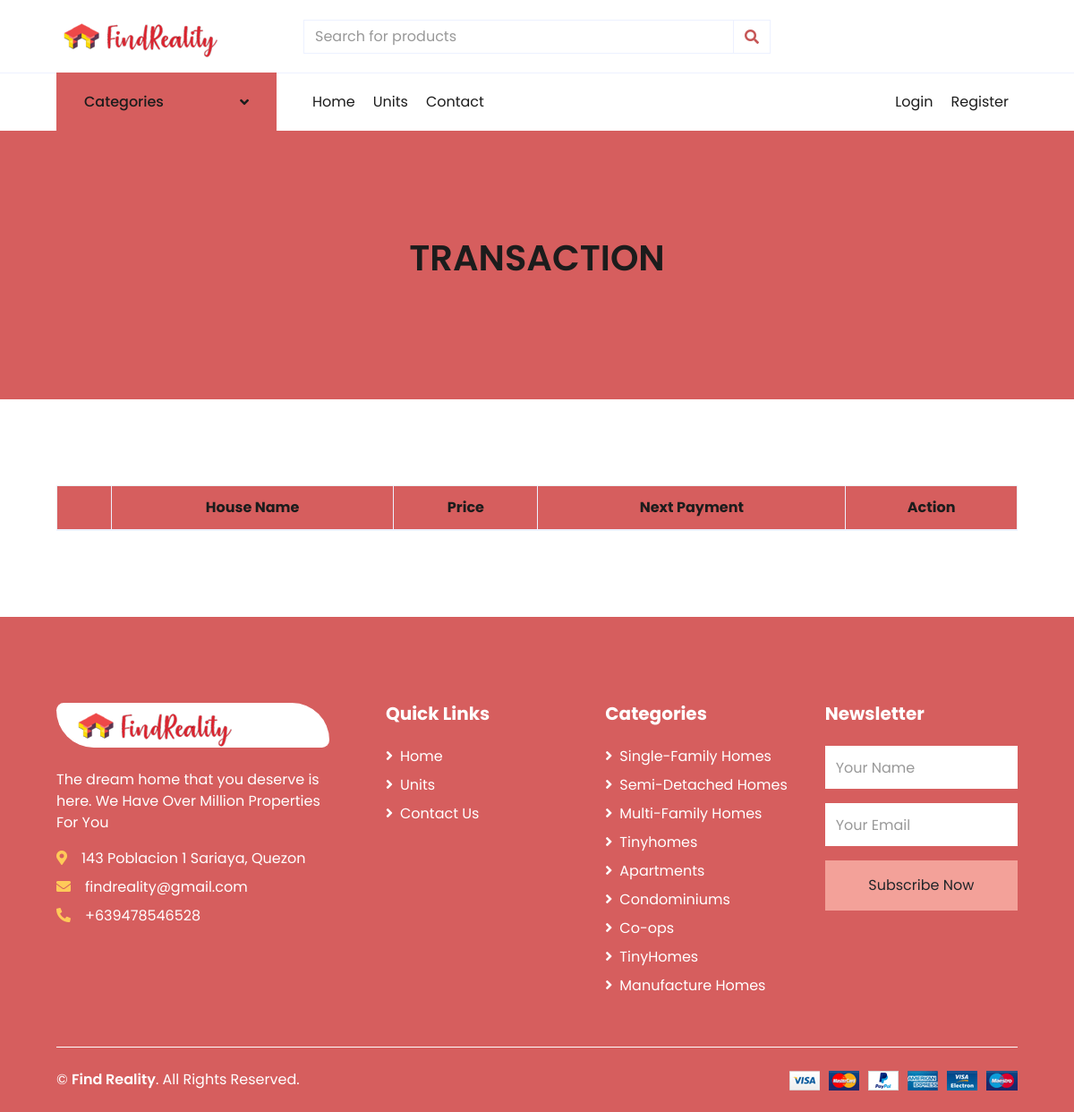
Page /transactionlist.php on the committed database.
### tables this page shows
CREATE TABLE `categories` (
  `ID` int(11) NOT NULL,
  `Category` text NOT NULL,
  `picture` text NOT NULL
);

### transactionlist.php (the view, shortened to what this page needs)
<?php include('function/config.php') ?>
<!DOCTYPE html>
<html lang="en">
<head>
    <link href="https://cdnjs.cloudflare.com/ajax/libs/font-awesome/5.10.0/css/all.min.css" rel="stylesheet">
    <link href="lib/owlcarousel/assets/owl.carousel.min.css" rel="stylesheet">
    <link href="css/style.css" rel="stylesheet">
</head>
<body>
    <div class="container-fluid">
        <div class="row align-items-center py-3 px-xl-5">
            <div class="col-lg-3 d-none d-lg-block">
                <a href="index.php" class="text-decoration-none">
                    <h1 class="m-0 display-5 font-weight-semi-bold"><img src="img/logo.png"></h1>
                </a>
            </div>
            <div class="col-lg-6 col-6 text-left">
                <form action="">
                    <div class="input-group">
                        <input type="text" class="form-control" placeholder="Search for products">
                        <div class="input-group-append">
                            <span class="input-group-text bg-transparent text-primary">
                                <i class="fa fa-search"></i>
                            </span>
                        </div>
                    </div>
                </form>
            </div>
        </div>
    </div>
    <div class="container-fluid">
        <div class="row border-top px-xl-5">
            <div class="col-lg-3 d-none d-lg-block">
                <a class="btn shadow-none d-flex align-items-center justify-content-between bg-primary text-white w-100" data-toggle="collapse" href="#navbar-vertical" style="height: 65px; margin-top: -1px; padding: 0 30px;">
                    <h6 class="m-0">Categories</h6>
                    <i class="fa fa-angle-down text-dark"></i>
                </a>
            </div>
            <div class="col-lg-9">
                <nav class="navbar navbar-expand-lg bg-light navbar-light py-3 py-lg-0 px-0">
                    <div class="collapse navbar-collapse justify-content-between" id="navbarCollapse">
                        <div class="navbar-nav mr-auto py-0">
                            <a href="index.php" class="nav-item nav-link">Home</a>
                            <a href="shop.php?search=all&page=1" class="nav-item nav-link">Units</a>
                            <a href="contact.php" class="nav-item nav-link">Contact</a>
                        </div>
                        <div class="navbar-nav ml-auto py-0">
                            <?php
                            if(isset($_SESSION['login_user'])){
                                if($_SESSION==''){
                                    echo "<a href='login.php' class='nav-item nav-link'>Login</a>";
                                    echo "<a href='register.php' class='nav-item nav-link'>Register</a>";
                                }else{
                                    $query="select * from userinfo where ID = '".$_SESSION['userid']."'";
                                    $res=mysqli_query($con,$query);
                                    $row = mysqli_fetch_array($res);
                                    echo "<a href='profile.php' class='nav-item nav-link'>".$row['FirstName']." ".$row['LastName']."</a>";
                                    echo "<a href='logout.php' class='nav-item nav-link'>Logout</a>";
                                }
                            }else{
                                echo "<a href='login.php' class='nav-item nav-link'>Login</a>";
                                echo "<a href='register.php' class='nav-item nav-link'>Register</a>";
                            }
                            ?>
                        </div>
                    </div>
                </nav>
            </div>
        </div>
    </div>
    <div class="container-fluid bg-secondary mb-5">
        <div class="d-flex flex-column align-items-center justify-content-center" style="min-height: 300px">
            <h1 class="font-weight-semi-bold text-uppercase mb-3"><span class="bg-secondary px-2">TRANSACTION</span></h1>
        </div>
    </div>
    <div class="container-fluid pt-5">
        <div class="row px-xl-5">
            <div class="col-lg-12 table-responsive mb-5">
                <table class="table table-bordered text-center mb-0">
                    <thead class="bg-secondary text-dark">
                        <tr>
                            <th></th>
                            <th>House Name</th>
                            <th>Price</th>
                            <th>Next Payment</th>
                            <th>Action</th>
                        </tr>
                    </thead>
                </table>
            </div>
        </div>
    </div>
    <?php include('footer.php')?>
</body>
</html>

### footer.php
<div class="container-fluid bg-secondary text-light mt-5 pt-5">
        <div class="row px-xl-5 pt-5">
            <div class="col-lg-4 col-md-12 mb-5 pr-3 pr-xl-5">
                <a href="" class="text-decoration-none">
                    <h1 class="mb-4 display-5 font-weight-semi-bold" style="background-color: white; border-radius: 10px 50px 10px 50px;"><span class="text-primary font-weight-bold px-3 mr-1"><img src="img/logo.png"></span></h1>
                </a>
                <p style="color: white;">The dream home that you deserve is here. We Have Over Million Properties For You</p>
                <p style="color: white;" class="mb-2"><i class="fa fa-map-marker-alt mr-3" style="color:#ffca59;"></i>143 Poblacion 1 Sariaya, Quezon</p>
                <p  style="color: white;" class="mb-2"><i class="fa fa-envelope mr-3" style="color:#ffca59;"></i>findreality@gmail.com</p>
                <p style="color: white;" class="mb-0"><i class="fa fa-phone-alt mr-3" style="color:#ffca59;"></i>+639478546528</p>
            </div>
            <div class="col-lg-8 col-md-12">
                <div class="row">
                    <div class="col-md-4 mb-5">
                        <h5 class="font-weight-bold text-light mb-4">Quick Links</h5>
                        <div class="d-flex flex-column justify-content-start">
                            <a class="text-light mb-2" href="index.php"><i class="fa fa-angle-right mr-2"></i>Home</a>
                            <a class="text-light mb-2" href="shop.php?search=all&page=1"><i class="fa fa-angle-right mr-2"></i>Units</a>
                            <a class="text-light" href="contact.php"><i class="fa fa-angle-right mr-2"></i>Contact Us</a>
                        </div>
                    </div>
                    <div class="col-md-4 mb-5">
                        <h5 class="font-weight-bold text-light mb-4">Categories</h5>
                        <div class="d-flex flex-column justify-content-start">
                            <?php
                            $query = "select * from categories";
                            $res = mysqli_query($con,$query);
                            while($row = mysqli_fetch_array($res)):
                            ?>
                            <a class="text-light mb-2" href="shop.php?id=<?php echo $row['Category']?>&search=categories&page=1"><i class="fa fa-angle-right mr-2"></i><?php echo $row['Category'] ?></a>
                            <?php endwhile ?>
                        </div>
                    </div>
                    <div class="col-md-4 mb-5">
                        <h5 class="font-weight-bold text-light mb-4">Newsletter</h5>
                        <form action="send.php" method="POST">
                            <div class="form-group">
                                <input type="text" name="name1" class="form-control border-0 py-4" placeholder="Your Name" required="required" />
                            </div>
                            <div class="form-group">
                                <input type="email" name="email" class="form-control border-0 py-4" placeholder="Your Email"
                                    required="required" />
                            </div>
                            <div>
                                <button class="btn btn-primary btn-block border-0 py-3" name="send" type="submit">Subscribe Now</button>
                            </div>
                        </form>
                    </div>
                </div>
            </div>
        </div>
        <div class="row border-top border-light mx-xl-5 py-4">
            <div class="col-md-6 px-xl-0">
                <p class="mb-md-0 text-center text-md-left text-light">
                    &copy; <a class="text-light font-weight-semi-bold" href="#">Find Reality</a>. All Rights Reserved.
                </p>
            </div>
            <div class="col-md-6 px-xl-0 text-center text-md-right">
                <img class="img-fluid" src="img/payments.png" alt="">
            </div>
        </div>
    </div>

### rows in the picture
categories: Category "Single-Family Homes"
categories: Category "Semi-Detached Homes"
categories: Category "Multi-Family Homes"
categories: Category "Tinyhomes"
categories: Category "Apartments"
categories: Category "Condominiums"
categories: Category "Co-ops"
categories: Category "TinyHomes"
categories: Category "Manufacture Homes"
